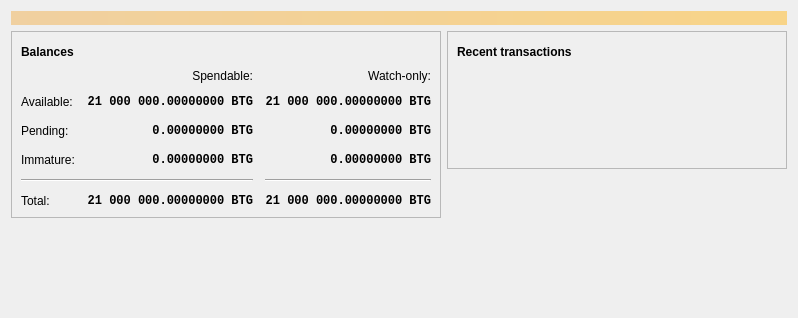
<?xml version="1.0" encoding="UTF-8"?>
<ui version="4.0">
 <class>OverviewPage</class>
 <widget class="QWidget" name="OverviewPage">
  <property name="geometry">
   <rect>
    <x>0</x>
    <y>0</y>
    <width>798</width>
    <height>318</height>
   </rect>
  </property>
  <property name="windowTitle">
   <string>Form</string>
  </property>
  <layout class="QVBoxLayout" name="topLayout">
   <item>
    <widget class="QLabel" name="labelAlerts">
     <property name="visible">
      <bool>false</bool>
     </property>
     <property name="styleSheet">
      <string notr="true">QLabel { background-color: qlineargradient(x1: 0, y1: 0, x2: 1, y2: 0, stop:0 #F0D0A0, stop:1 #F8D488); color:#000000; }</string>
     </property>
     <property name="wordWrap">
      <bool>true</bool>
     </property>
     <property name="margin">
      <number>3</number>
     </property>
     <property name="textInteractionFlags">
      <set>Qt::TextSelectableByMouse</set>
     </property>
    </widget>
   </item>
   <item>
    <layout class="QHBoxLayout" name="horizontalLayout" stretch="1,1">
     <item>
      <layout class="QVBoxLayout" name="verticalLayout_2">
       <item>
        <widget class="QFrame" name="frame">
         <property name="frameShape">
          <enum>QFrame::StyledPanel</enum>
         </property>
         <property name="frameShadow">
          <enum>QFrame::Raised</enum>
         </property>
         <layout class="QVBoxLayout" name="verticalLayout_4">
          <item>
           <layout class="QHBoxLayout" name="horizontalLayout_4">
            <item>
             <widget class="QLabel" name="label_5">
              <property name="font">
               <font>
                <weight>75</weight>
                <bold>true</bold>
               </font>
              </property>
              <property name="text">
               <string>Balances</string>
              </property>
             </widget>
            </item>
            <item>
             <widget class="QPushButton" name="labelWalletStatus">
              <property name="enabled">
               <bool>true</bool>
              </property>
              <property name="maximumSize">
               <size>
                <width>30</width>
                <height>16777215</height>
               </size>
              </property>
              <property name="toolTip">
               <string>The displayed information may be out of date. Your wallet automatically synchronizes with the Bitcoin network after a connection is established, but this process has not completed yet.</string>
              </property>
              <property name="text">
               <string/>
              </property>
              <property name="icon">
               <iconset resource="../bitcoin.qrc">
                <normaloff>:/icons/warning</normaloff>
                <disabledoff>:/icons/warning</disabledoff>:/icons/warning</iconset>
              </property>
              <property name="iconSize">
               <size>
                <width>24</width>
                <height>24</height>
               </size>
              </property>
              <property name="flat">
               <bool>true</bool>
              </property>
             </widget>
            </item>
            <item>
             <spacer name="horizontalSpacer_3">
              <property name="orientation">
               <enum>Qt::Horizontal</enum>
              </property>
              <property name="sizeHint" stdset="0">
               <size>
                <width>40</width>
                <height>20</height>
               </size>
              </property>
             </spacer>
            </item>
           </layout>
          </item>
          <item>
           <layout class="QGridLayout" name="gridLayout">
            <property name="spacing">
             <number>12</number>
            </property>
            <item row="2" column="2">
             <widget class="QLabel" name="labelWatchPending">
              <property name="font">
               <font>
                <family>Monospace</family>
                <weight>75</weight>
                <bold>true</bold>
               </font>
              </property>
              <property name="cursor">
               <cursorShape>IBeamCursor</cursorShape>
              </property>
              <property name="toolTip">
               <string>Unconfirmed transactions to watch-only addresses</string>
              </property>
              <property name="text">
               <string notr="true">0.00000000 BTG</string>
              </property>
              <property name="alignment">
               <set>Qt::AlignRight|Qt::AlignTrailing|Qt::AlignVCenter</set>
              </property>
              <property name="textInteractionFlags">
               <set>Qt::LinksAccessibleByMouse|Qt::TextSelectableByKeyboard|Qt::TextSelectableByMouse</set>
              </property>
             </widget>
            </item>
            <item row="2" column="1">
             <widget class="QLabel" name="labelUnconfirmed">
              <property name="font">
               <font>
                <family>Monospace</family>
                <weight>75</weight>
                <bold>true</bold>
               </font>
              </property>
              <property name="cursor">
               <cursorShape>IBeamCursor</cursorShape>
              </property>
              <property name="toolTip">
               <string>Total of transactions that have yet to be confirmed, and do not yet count toward the spendable balance</string>
              </property>
              <property name="text">
               <string notr="true">0.00000000 BTG</string>
              </property>
              <property name="alignment">
               <set>Qt::AlignRight|Qt::AlignTrailing|Qt::AlignVCenter</set>
              </property>
              <property name="textInteractionFlags">
               <set>Qt::LinksAccessibleByMouse|Qt::TextSelectableByKeyboard|Qt::TextSelectableByMouse</set>
              </property>
             </widget>
            </item>
            <item row="3" column="2">
             <widget class="QLabel" name="labelWatchImmature">
              <property name="font">
               <font>
                <family>Monospace</family>
                <weight>75</weight>
                <bold>true</bold>
               </font>
              </property>
              <property name="cursor">
               <cursorShape>IBeamCursor</cursorShape>
              </property>
              <property name="toolTip">
               <string>Mined balance in watch-only addresses that has not yet matured</string>
              </property>
              <property name="text">
               <string notr="true">0.00000000 BTG</string>
              </property>
              <property name="alignment">
               <set>Qt::AlignRight|Qt::AlignTrailing|Qt::AlignVCenter</set>
              </property>
              <property name="textInteractionFlags">
               <set>Qt::LinksAccessibleByMouse|Qt::TextSelectableByKeyboard|Qt::TextSelectableByMouse</set>
              </property>
             </widget>
            </item>
            <item row="4" column="0" colspan="2">
             <widget class="Line" name="line">
              <property name="orientation">
               <enum>Qt::Horizontal</enum>
              </property>
             </widget>
            </item>
            <item row="4" column="2">
             <widget class="Line" name="lineWatchBalance">
              <property name="sizePolicy">
               <sizepolicy hsizetype="Preferred" vsizetype="Fixed">
                <horstretch>0</horstretch>
                <verstretch>0</verstretch>
               </sizepolicy>
              </property>
              <property name="minimumSize">
               <size>
                <width>140</width>
                <height>0</height>
               </size>
              </property>
              <property name="orientation">
               <enum>Qt::Horizontal</enum>
              </property>
             </widget>
            </item>
            <item row="5" column="0">
             <widget class="QLabel" name="labelTotalText">
              <property name="text">
               <string>Total:</string>
              </property>
             </widget>
            </item>
            <item row="3" column="1">
             <widget class="QLabel" name="labelImmature">
              <property name="font">
               <font>
                <family>Monospace</family>
                <weight>75</weight>
                <bold>true</bold>
               </font>
              </property>
              <property name="cursor">
               <cursorShape>IBeamCursor</cursorShape>
              </property>
              <property name="toolTip">
               <string>Mined balance that has not yet matured</string>
              </property>
              <property name="text">
               <string notr="true">0.00000000 BTG</string>
              </property>
              <property name="alignment">
               <set>Qt::AlignRight|Qt::AlignTrailing|Qt::AlignVCenter</set>
              </property>
              <property name="textInteractionFlags">
               <set>Qt::LinksAccessibleByMouse|Qt::TextSelectableByKeyboard|Qt::TextSelectableByMouse</set>
              </property>
             </widget>
            </item>
            <item row="2" column="3">
             <spacer name="horizontalSpacer_2">
              <property name="orientation">
               <enum>Qt::Horizontal</enum>
              </property>
              <property name="sizeHint" stdset="0">
               <size>
                <width>40</width>
                <height>20</height>
               </size>
              </property>
             </spacer>
            </item>
            <item row="3" column="0">
             <widget class="QLabel" name="labelImmatureText">
              <property name="text">
               <string>Immature:</string>
              </property>
             </widget>
            </item>
            <item row="5" column="1">
             <widget class="QLabel" name="labelTotal">
              <property name="font">
               <font>
                <family>Monospace</family>
                <weight>75</weight>
                <bold>true</bold>
               </font>
              </property>
              <property name="cursor">
               <cursorShape>IBeamCursor</cursorShape>
              </property>
              <property name="toolTip">
               <string>Your current total balance</string>
              </property>
              <property name="text">
               <string notr="true">21 000 000.00000000 BTG</string>
              </property>
              <property name="alignment">
               <set>Qt::AlignRight|Qt::AlignTrailing|Qt::AlignVCenter</set>
              </property>
              <property name="textInteractionFlags">
               <set>Qt::LinksAccessibleByMouse|Qt::TextSelectableByKeyboard|Qt::TextSelectableByMouse</set>
              </property>
             </widget>
            </item>
            <item row="5" column="2">
             <widget class="QLabel" name="labelWatchTotal">
              <property name="font">
               <font>
                <family>Monospace</family>
                <weight>75</weight>
                <bold>true</bold>
               </font>
              </property>
              <property name="cursor">
               <cursorShape>IBeamCursor</cursorShape>
              </property>
              <property name="toolTip">
               <string>Current total balance in watch-only addresses</string>
              </property>
              <property name="text">
               <string notr="true">21 000 000.00000000 BTG</string>
              </property>
              <property name="alignment">
               <set>Qt::AlignRight|Qt::AlignTrailing|Qt::AlignVCenter</set>
              </property>
              <property name="textInteractionFlags">
               <set>Qt::LinksAccessibleByMouse|Qt::TextSelectableByKeyboard|Qt::TextSelectableByMouse</set>
              </property>
             </widget>
            </item>
            <item row="0" column="2">
             <widget class="QLabel" name="labelWatchonly">
              <property name="text">
               <string>Watch-only:</string>
              </property>
              <property name="alignment">
               <set>Qt::AlignRight|Qt::AlignTrailing|Qt::AlignVCenter</set>
              </property>
             </widget>
            </item>
            <item row="1" column="0">
             <widget class="QLabel" name="labelBalanceText">
              <property name="text">
               <string>Available:</string>
              </property>
             </widget>
            </item>
            <item row="1" column="1">
             <widget class="QLabel" name="labelBalance">
              <property name="font">
               <font>
                <family>Monospace</family>
                <weight>75</weight>
                <bold>true</bold>
               </font>
              </property>
              <property name="cursor">
               <cursorShape>IBeamCursor</cursorShape>
              </property>
              <property name="toolTip">
               <string>Your current spendable balance</string>
              </property>
              <property name="text">
               <string notr="true">21 000 000.00000000 BTG</string>
              </property>
              <property name="alignment">
               <set>Qt::AlignRight|Qt::AlignTrailing|Qt::AlignVCenter</set>
              </property>
              <property name="textInteractionFlags">
               <set>Qt::LinksAccessibleByMouse|Qt::TextSelectableByKeyboard|Qt::TextSelectableByMouse</set>
              </property>
             </widget>
            </item>
            <item row="1" column="2">
             <widget class="QLabel" name="labelWatchAvailable">
              <property name="font">
               <font>
                <family>Monospace</family>
                <weight>75</weight>
                <bold>true</bold>
               </font>
              </property>
              <property name="cursor">
               <cursorShape>IBeamCursor</cursorShape>
              </property>
              <property name="toolTip">
               <string>Your current balance in watch-only addresses</string>
              </property>
              <property name="text">
               <string notr="true">21 000 000.00000000 BTG</string>
              </property>
              <property name="alignment">
               <set>Qt::AlignRight|Qt::AlignTrailing|Qt::AlignVCenter</set>
              </property>
              <property name="textInteractionFlags">
               <set>Qt::LinksAccessibleByMouse|Qt::TextSelectableByKeyboard|Qt::TextSelectableByMouse</set>
              </property>
             </widget>
            </item>
            <item row="2" column="0">
             <widget class="QLabel" name="labelPendingText">
              <property name="text">
               <string>Pending:</string>
              </property>
             </widget>
            </item>
            <item row="0" column="1">
             <widget class="QLabel" name="labelSpendable">
              <property name="text">
               <string>Spendable:</string>
              </property>
              <property name="alignment">
               <set>Qt::AlignRight|Qt::AlignTrailing|Qt::AlignVCenter</set>
              </property>
             </widget>
            </item>
           </layout>
          </item>
         </layout>
        </widget>
       </item>
       <item>
        <spacer name="verticalSpacer">
         <property name="orientation">
          <enum>Qt::Vertical</enum>
         </property>
         <property name="sizeHint" stdset="0">
          <size>
           <width>20</width>
           <height>40</height>
          </size>
         </property>
        </spacer>
       </item>
      </layout>
     </item>
     <item>
      <layout class="QVBoxLayout" name="verticalLayout_3">
       <item>
        <widget class="QFrame" name="frame_2">
         <property name="frameShape">
          <enum>QFrame::StyledPanel</enum>
         </property>
         <property name="frameShadow">
          <enum>QFrame::Raised</enum>
         </property>
         <layout class="QVBoxLayout" name="verticalLayout">
          <item>
           <layout class="QHBoxLayout" name="horizontalLayout_2">
            <item>
             <widget class="QLabel" name="label_4">
              <property name="font">
               <font>
                <weight>75</weight>
                <bold>true</bold>
               </font>
              </property>
              <property name="text">
               <string>Recent transactions</string>
              </property>
             </widget>
            </item>
            <item>
             <widget class="QPushButton" name="labelTransactionsStatus">
              <property name="enabled">
               <bool>true</bool>
              </property>
              <property name="maximumSize">
               <size>
                <width>30</width>
                <height>16777215</height>
               </size>
              </property>
              <property name="toolTip">
               <string>The displayed information may be out of date. Your wallet automatically synchronizes with the Bitcoin network after a connection is established, but this process has not completed yet.</string>
              </property>
              <property name="text">
               <string/>
              </property>
              <property name="icon">
               <iconset resource="../bitcoin.qrc">
                <normaloff>:/icons/warning</normaloff>
                <disabledoff>:/icons/warning</disabledoff>:/icons/warning</iconset>
              </property>
              <property name="iconSize">
               <size>
                <width>24</width>
                <height>24</height>
               </size>
              </property>
              <property name="flat">
               <bool>true</bool>
              </property>
             </widget>
            </item>
            <item>
             <spacer name="horizontalSpacer">
              <property name="orientation">
               <enum>Qt::Horizontal</enum>
              </property>
              <property name="sizeHint" stdset="0">
               <size>
                <width>40</width>
                <height>20</height>
               </size>
              </property>
             </spacer>
            </item>
           </layout>
          </item>
          <item>
           <widget class="TransactionOverviewWidget" name="listTransactions">
            <property name="styleSheet">
             <string notr="true">QListView { background: transparent; }</string>
            </property>
            <property name="frameShape">
             <enum>QFrame::NoFrame</enum>
            </property>
            <property name="verticalScrollBarPolicy">
             <enum>Qt::ScrollBarAlwaysOff</enum>
            </property>
            <property name="horizontalScrollBarPolicy">
             <enum>Qt::ScrollBarAlwaysOff</enum>
            </property>
            <property name="sizeAdjustPolicy">
             <enum>QAbstractScrollArea::AdjustToContents</enum>
            </property>
            <property name="selectionMode">
             <enum>QAbstractItemView::NoSelection</enum>
            </property>
            <property name="uniformItemSizes">
             <bool>true</bool>
            </property>
           </widget>
          </item>
         </layout>
        </widget>
       </item>
       <item>
        <spacer name="verticalSpacer_2">
         <property name="orientation">
          <enum>Qt::Vertical</enum>
         </property>
         <property name="sizeHint" stdset="0">
          <size>
           <width>20</width>
           <height>40</height>
          </size>
         </property>
        </spacer>
       </item>
      </layout>
     </item>
    </layout>
   </item>
  </layout>
 </widget>
 <customwidgets>
  <customwidget>
   <class>TransactionOverviewWidget</class>
   <extends>QListView</extends>
   <header>qt/transactionoverviewwidget.h</header>
  </customwidget>
 </customwidgets>
 <resources/>
 <connections/>
</ui>
